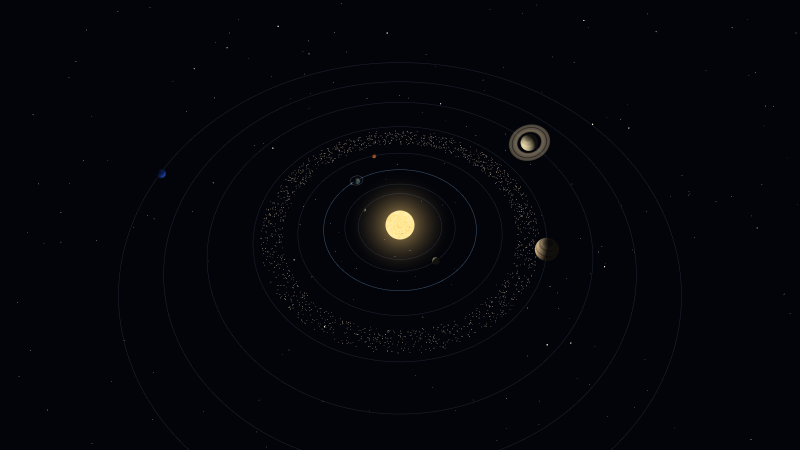
#> input picture docs/frames/frame-0000.png, 1600 x 900 px (shown at 1/2 size); its folder holds only this picture in this run
$ python make_gif.py
#> lines starting #> are read from the running program, lines starting #| are printed output that depends on the picture
#!/usr/bin/env python
# -*- coding: utf-8 -*-
"""
make_gif.py —— 把 tools/capture.mjs 采集的漫游帧合成 10 秒 GIF

用法：
    python tools/make_gif.py [帧目录] [输出文件]
默认：
    帧目录  docs/frames
    输出    docs/roam-10s.gif
"""

import glob
import os
import sys

from PIL import Image

ROOT = os.path.dirname(os.path.dirname(os.path.abspath(__file__)))
FRAME_DIR = os.path.join(ROOT, "docs", "frames")
OUT_PATH = os.path.join(ROOT, "docs", "roam-10s.gif")

WIDTH = 800
HEIGHT = 450
DURATION_MS = 100   # 10 fps → 10 秒


def main():
    frame_dir = sys.argv[1] if len(sys.argv) > 1 else FRAME_DIR
    out_path = sys.argv[2] if len(sys.argv) > 2 else OUT_PATH

    files = sorted(glob.glob(os.path.join(frame_dir, "frame-*.png")))
    if not files:
        raise SystemExit(f"没有找到帧文件：{frame_dir}/frame-*.png")

    print(f"读取 {len(files)} 帧 …")
    frames = []
    for path in files:
        image = Image.open(path).convert("RGB")
#> image is the input picture: PIL image 1600x900 RGB; mean R, G, B 4.9, 5.7, 10.3
        if image.size != (WIDTH, HEIGHT):
            image = image.resize((WIDTH, HEIGHT), Image.LANCZOS)
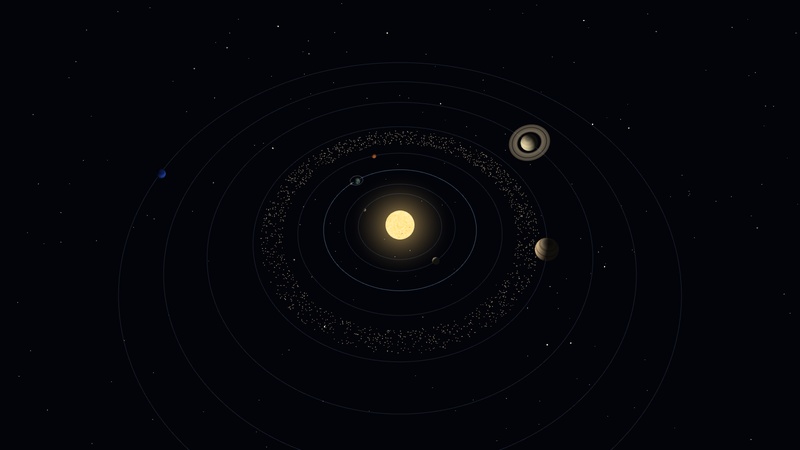
#> image: PIL image 800x450 RGB; mean R, G, B 4.9, 5.7, 10.3
        frames.append(image)

    # 统一调色板（取中间帧），避免逐帧调色板造成颜色闪烁
    base = frames[len(frames) // 3].quantize(colors=256, method=Image.Quantize.MEDIANCUT)
    paletted = [
        frame.quantize(palette=base, dither=Image.Dither.FLOYDSTEINBERG)
        for frame in frames
    ]
#> paletted = 1 item

    os.makedirs(os.path.dirname(out_path), exist_ok=True)
    paletted[0].save(
        out_path,
        save_all=True,
        append_images=paletted[1:],
        duration=DURATION_MS,
        loop=0,
        optimize=True,
        disposal=2,
    )
    size_mb = os.path.getsize(out_path) / (1024 * 1024)
    print(f"已生成：{out_path}（{len(paletted)} 帧，{size_mb:.2f} MB）")
#| 已生成：docs/roam-10s.gif（1 帧，0.08 MB）


if __name__ == "__main__":
    main()
